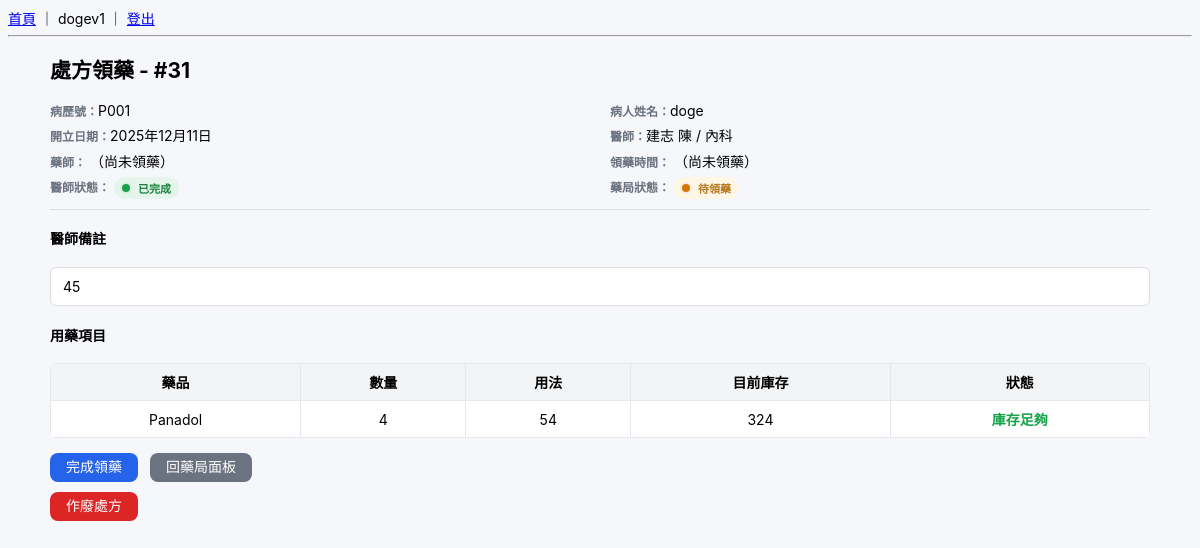
The app's page /prescriptions/pharmacy/31/ (signed in) with its own data.
### prescriptions/models.py (models this page shows, shortened)
class Prescription(models.Model):
    STATUS_DRAFT = "draft"
    STATUS_FINAL = "final"
    STATUS_CHOICES = [
        (STATUS_DRAFT, "草稿"),
        (STATUS_FINAL, "已完成"),
    ]
    PHARMACY_PENDING   = "pending"    # 醫師已送出，等待領藥
    PHARMACY_DONE      = "done"       # 已領藥
    PHARMACY_CANCELLED = "cancelled"  # 退藥 / 作廢
    PHARMACY_STATUS_CHOICES = [
        (PHARMACY_PENDING,   "待領藥"),
        (PHARMACY_DONE,      "已領藥"),
        (PHARMACY_CANCELLED, "已作廢"),
    ]
    VERIFY_PENDING  = "pending"
    VERIFY_APPROVED = "approved"
    VERIFY_REJECTED = "rejected"
    VERIFY_QUERY    = "query"
    VERIFY_STATUS_CHOICES = [
        (VERIFY_PENDING,  "待審核"),
        (VERIFY_APPROVED, "已通過"),
        (VERIFY_REJECTED, "已退回"),
        (VERIFY_QUERY,    "需澄清"),
    ]
    patient = models.ForeignKey("patients.Patient", on_delete=models.PROTECT)
    doctor  = models.ForeignKey("doctors.Doctor", on_delete=models.PROTECT)
    date    = models.DateField(default=timezone.now)
    visit_ticket = models.OneToOneField(
        "queues.VisitTicket",
        on_delete=models.PROTECT,
        related_name="prescription",
        null=True,
        blank=True,
    )
    notes  = models.TextField(blank=True)
    status = models.CharField(
        max_length=20,
        choices=STATUS_CHOICES,
        default=STATUS_DRAFT,
    )
    pharmacy_status = models.CharField(
        max_length=20,
        choices=PHARMACY_STATUS_CHOICES,
        default=PHARMACY_PENDING,
    )
    dispensed_at = models.DateTimeField(null=True, blank=True)
    dispensed_by = models.ForeignKey(
        settings.AUTH_USER_MODEL,
        null=True,
        blank=True,
        on_delete=models.SET_NULL,
        related_name="dispensed_prescriptions",
        verbose_name="領藥藥師",
    )
    verify_status = models.CharField(
        "審核狀態",
        max_length=20,
        choices=VERIFY_STATUS_CHOICES,
        default=VERIFY_PENDING,
    )
    verify_note = models.TextField("審核意見", blank=True)
    verified_by = models.ForeignKey(
        settings.AUTH_USER_MODEL,
        null=True,
        blank=True,
        on_delete=models.SET_NULL,
        related_name="verified_prescriptions",
        verbose_name="審核藥師",
    )
    verified_at = models.DateTimeField("審核時間", null=True, blank=True)
    created_at = models.DateTimeField(auto_now_add=True)
    updated_at = models.DateTimeField(auto_now=True)

class PrescriptionItem(models.Model):
    prescription = models.ForeignKey(
        Prescription,
        on_delete=models.CASCADE,
        related_name="items",
    )
    drug = models.ForeignKey(
        Drug,
        on_delete=models.PROTECT,
        related_name="prescription_items",
    )
    quantity = models.PositiveIntegerField()
    usage = models.TextField(blank=True)
    days_supply = models.PositiveIntegerField("療程天數", default=7)
    treatment_days = models.PositiveIntegerField(
        "預計用藥天數",
        default=1,
        help_text="例如連續吃幾天：1、3、7...  ",
    )

### patients/models.py (models this page shows, shortened)
class Patient(models.Model):
    GENDER_MALE = "M"
    GENDER_FEMALE = "F"
    GENDER_OTHER = "O"
    GENDER_CHOICES = [
        (GENDER_MALE, "男"),
        (GENDER_FEMALE, "女"),
        (GENDER_OTHER, "其他 / 不透露"),
    ]
    BLOOD_A = "A"
    BLOOD_B = "B"
    BLOOD_AB = "AB"
    BLOOD_O = "O"
    BLOOD_UNKNOWN = "UNK"
    BLOOD_TYPE_CHOICES = [
        (BLOOD_A, "A 型"),
        (BLOOD_B, "B 型"),
        (BLOOD_AB, "AB 型"),
        (BLOOD_O, "O 型"),
        (BLOOD_UNKNOWN, "未知"),
    ]
    full_name = models.CharField("姓名", max_length=50)
    national_id = models.CharField("身分證", max_length=10, unique=True)
    nhi_no = models.CharField("健保卡號", max_length=20, blank=True)
    gender = models.CharField(
        "性別",
        max_length=1,
        choices=GENDER_CHOICES,
        blank=True,
    )
    birth_date = models.DateField("生日")
    blood_type = models.CharField(
        "血型",
        max_length=3,
        choices=BLOOD_TYPE_CHOICES,
        default=BLOOD_UNKNOWN,
        blank=True,
    )
    phone = models.CharField("電話", max_length=20, blank=True)
    email = models.EmailField("Email", max_length=100, blank=True)
    address = models.CharField("地址", max_length=200, blank=True)
    height_cm = models.PositiveIntegerField("身高（cm）", null=True, blank=True)
    weight_kg = models.DecimalField(
        "體重（kg）",
        max_digits=5,
        decimal_places=1,
        null=True,
        blank=True,
    )
    allergies = models.TextField(
        "過敏史",
        blank=True,
        help_text="例如：藥物過敏、食物過敏等",
    )
    chronic_diseases = models.TextField(
        "慢性疾病 / 重要病史",
        blank=True,
        help_text="例如：高血壓、糖尿病、心臟病等",
    )
    family_disease_notes = models.TextField(
    "家族病史",
    blank=True,
    null=True,
    help_text="例如：父母高血壓、糖尿病、遺傳疾病等",
    )
    other_risk_notes = models.TextField(
    "其他風險備註",
    blank=True,
    null=True,
    )
    emergency_contact_name = models.CharField("緊急聯絡人姓名", max_length=50, blank=True)
    emergency_contact_phone = models.CharField("緊急聯絡人電話", max_length=20, blank=True)
    emergency_contact_relation = models.CharField(
        "與病人關係",
        max_length=50,
        blank=True,
        help_text="例如：父、母、配偶、子女、朋友",
    )
    chart_no = models.CharField(
        "病歷號",
        max_length=20,
        unique=True,
        blank=True,
        editable=False,
    )
    note = models.TextField("其他備註", blank=True)
    created_at = models.DateTimeField("建立時間", auto_now_add=True)
    updated_at = models.DateTimeField("最後更新時間", auto_now=True)
    class Meta:
        verbose_name = "病人"
        verbose_name_plural = "病人"
        ordering = ["chart_no"]

### doctors/models.py (models this page shows, shortened)
class Doctor(models.Model):
    name = models.CharField("姓名", max_length=50)
    department = models.CharField("科別", max_length=50)
    room = models.CharField("診間", max_length=20, blank=True)
    user = models.OneToOneField(
        User, null=True, blank=True, on_delete=models.SET_NULL, verbose_name="使用者帳號"
    )
    is_active = models.BooleanField("啟用", default=True)
    class Meta:
        verbose_name = "醫師"
        verbose_name_plural = "醫師"

### inventory/models.py (models this page shows, shortened)
class Drug(models.Model):
    code = models.CharField("藥品代碼", max_length=50, unique=True)
    name = models.CharField("藥品名稱", max_length=100)
    generic_name = models.CharField("學名 / 成分", max_length=100, blank=True)
    form = models.CharField("劑型", max_length=50, blank=True)
    strength = models.CharField("規格", max_length=50, blank=True)
    unit = models.CharField("單位", max_length=20, default="顆")
    stock_quantity = models.PositiveIntegerField("目前庫存量", default=0)
    reorder_level = models.PositiveIntegerField("安全存量", default=0)
    is_active = models.BooleanField("是否啟用", default=True)
    created_at = models.DateTimeField(auto_now_add=True)
    updated_at = models.DateTimeField(auto_now=True)
    unit_price = models.DecimalField("單價", max_digits=10, decimal_places=2, default=0)
    class Meta:
        verbose_name = "藥品"
        verbose_name_plural = "藥品"

### prescriptions/views.py (the view, shortened to what this page needs)
# urls.py: path("pharmacy/<int:pk>/", views.dispense, name="dispense"),
@group_required("PHARMACY")
@transaction.atomic
def dispense(request, pk):
    prescription = get_object_or_404(
        Prescription.objects
        .select_related("patient", "doctor__user")
        .prefetch_related("items__drug"),
        pk=pk,
    )
    if prescription.verify_status != Prescription.VERIFY_APPROVED:
        messages.error(request, "此處方尚未通過藥師審核，不能領藥喵。")
        return redirect("prescriptions:pharmacy_panel")
    if prescription.pharmacy_status == Prescription.PHARMACY_CANCELLED:
        messages.error(request, "此處方已作廢或退藥，不能再領藥喵。")
        return redirect("prescriptions:pharmacy_panel")
    if prescription.pharmacy_status == Prescription.PHARMACY_DONE:
        messages.warning(request, "此處方已完成領藥，無需再次操作喵。")
        return redirect("prescriptions:pharmacy_panel")
    items = list(prescription.items.all())
    has_shortage = any(
        item.drug.stock_quantity < item.quantity
        for item in items
    )
    context = {
        "prescription": prescription,
        "items": items,
        "has_shortage": has_shortage,
    }
    return render(request, "prescriptions/pharmacy_dispense.html", context)

### common/utils.py (called while the page is built)
def group_required(group_name):
    def decorator(view_func):
        decorated_view_func = user_passes_test(
            lambda u: u.is_authenticated and u.groups.filter(name=group_name).exists()
        )(view_func)
        return decorated_view_func
    return decorator

### templates/prescriptions/pharmacy_dispense.html (shortened to what this page needs)
{% extends "base.html" %}
{% block content %}
<div class="pharmacy-dispense-page">
    <div class="dispense-header">
        <h2>處方領藥 - #{{ prescription.id }}</h2>
        <div class="info-grid">
            <div><span class="info-label">病歷號：</span>{{ prescription.patient.chart_no|default:prescription.patient.id }}</div>
            <div><span class="info-label">病人姓名：</span>{{ prescription.patient.full_name }}</div>
            <div><span class="info-label">開立日期：</span>{{ prescription.date }}</div>
            <div><span class="info-label">醫師：</span>{{ prescription.doctor.user.get_full_name }} / {{ prescription.doctor.department }}</div>
            <div>
                <span class="info-label">藥師：</span>
                {% if prescription.dispensed_by %}
                    {{ prescription.dispensed_by.get_full_name }}
                {% else %}（尚未領藥）{% endif %}
            </div>
            <div>
                <span class="info-label">領藥時間：</span>
                {% if prescription.dispensed_at %}
                    {{ prescription.dispensed_at }}
                {% else %}（尚未領藥）{% endif %}
            </div>
            <div>
                <span class="info-label">醫師狀態：</span>
                <span class="status-pill status-success">
                    <span class="status-dot status-dot-ok"></span>
                    {{ prescription.get_status_display }}
                </span>
            </div>
            <div>
                <span class="info-label">藥局狀態：</span>
                {% if prescription.pharmacy_status == prescription.PHARMACY_DONE %}
                <span class="status-pill status-success">
                    <span class="status-dot status-dot-ok"></span>
                    {{ prescription.get_pharmacy_status_display }}
                </span>
                {% elif prescription.pharmacy_status == prescription.PHARMACY_PENDING %}
                <span class="status-pill status-warning">
                    <span class="status-dot status-dot-warn"></span>
                    {{ prescription.get_pharmacy_status_display }}
                </span>
                {% elif prescription.pharmacy_status == prescription.PHARMACY_CANCELLED %}
                <span class="status-pill status-danger">
                    <span class="status-dot status-dot-bad"></span>
                    {{ prescription.get_pharmacy_status_display }}
                </span>
                {% endif %}
            </div>
        </div>
    </div>
    <h4>醫師備註</h4>
    <div class="notes-box">
        {{ prescription.notes|default:"（無備註）" }}
    </div>
    <h4>用藥項目</h4>
    <table class="rx-items-table">
        <thead>
            <tr>
                <th>藥品</th>
                <th>數量</th>
                <th>用法</th>
                <th>目前庫存</th>
                <th>狀態</th>
            </tr>
        </thead>
        <tbody>
        {% for item in items %}
            <tr>
                <td>{{ item.drug.name }}</td>
                <td>{{ item.quantity }}</td>
                <td class="usage-col">{{ item.usage|linebreaksbr }}</td>
                <td>{{ item.drug.stock_quantity }}</td>
                <td>
                    {% if item.drug.stock_quantity >= item.quantity %}
                        <span class="stock-ok">庫存足夠</span>
                    {% else %}
                        <span class="stock-low">庫存不足！</span>
                    {% endif %}
                </td>
            </tr>
        {% endfor %}
        </tbody>
    </table>
    <div class="actions-row">
        {% if prescription.pharmacy_status == prescription.PHARMACY_PENDING %}
            <a href="{% url 'prescriptions:dispense_confirm' prescription.id %}"
               class="btn btn-primary {% if has_shortage %}btn-disabled{% endif %}">
                完成領藥
            </a>
        {% else %}
            <button class="btn btn-primary btn-disabled">已完成領藥</button>
        {% endif %}
        <a href="{% url 'prescriptions:pharmacy_panel' %}" class="btn btn-secondary">回藥局面板</a>
    </div>
    <form method="post"
          action="{% url 'prescriptions:cancel_or_return' prescription.id %}"
          class="actions-row"
          style="margin-top:10px;">
        {% if prescription.pharmacy_status == prescription.PHARMACY_PENDING %}
            <button type="submit" class="btn btn-danger">作廢處方</button>
        {% elif prescription.pharmacy_status == prescription.PHARMACY_DONE %}
            <button type="submit" class="btn btn-warning">退藥並作廢</button>
        {% endif %}
    </form>
</div>
{% endblock %}

### templates/base.html (shortened to what this page needs)
<!DOCTYPE html>
{% load static %}
<html lang="zh-Hant">
<head>
  <link rel="stylesheet" href="{% static 'css/app.css' %}">
  <link rel="stylesheet" href="{% static 'css/hospital_theme.css' %}">
</head>
<body>
  <div>
    <a href="/">首頁</a>
    {% if user.is_authenticated %}
      ｜ {{ user.username }} ｜ <a href="/logout/">登出</a>
    {% else %}
      ｜ <a href="/login/">登入</a>
    {% endif %}
  </div>
  <hr>
  {% block content %}{% endblock %}
</body>
</html>

### static/CSS/app.css (style rules this page uses)
.status-dot { display: inline-block; width: 8px; height: 8px; border-radius: 9999px; margin-right: 4px; vertical-align: middle; }

### static/CSS/hospital_theme.css (style rules this page uses)
body { background-color: #f5f7fb; font-family: -apple-system, BlinkMacSystemFont, "Segoe UI", "Noto Sans TC", "Microsoft JhengHei", system-ui, sans-serif; font-size: 14px; }
.btn { display: inline-flex; align-items: center; justify-content: center; padding: 6px 14px; border-radius: 999px; border: 1px solid #d2d7e5; background-color: #ffffff; color: #1f2937; font-size: 0.9rem; line-height: 1.2; text-decoration: none; cursor: pointer; white-space: nowrap; gap: 6px; transition: background-color 0.15s ease, border-color 0.15s ease, box-shadow 0.15s ease, transform 0.05s ease; }
.btn-secondary { background-color: #f3f4ff; color: #111827; border-color: #d2d7e5; }
.status-dot { display: inline-block; width: 8px; height: 8px; border-radius: 999px; margin-right: 4px; }
.status-dot-ok { background-color: #22c55e; }
.status-dot-warn { background-color: #eab308; }
.btn { display: inline-flex; align-items: center; gap: 6px; padding: 6px 16px; font-size: 14px; border-radius: 8px; font-weight: 500; text-decoration: none; border: none; cursor: pointer; transition: 0.15s; }
.btn-primary { background: #2563eb; color: white; }
.btn-secondary { background: #6b7280; color: white; }
.btn-danger { background: #dc2626; color: white; }
.pharmacy-dispense-page { max-width: 1100px; margin: 0 auto; }
.dispense-header { margin-bottom: 15px; padding-bottom: 10px; border-bottom: 1px solid #ddd; }
.info-grid { display: grid; grid-template-columns: repeat(2, minmax(0, 1fr)); gap: 6px 20px; font-size: 14px; }
.info-label { font-weight: 600; color: #444; }
.status-pill { display: inline-flex; align-items: center; gap: 4px; padding: 3px 8px; border-radius: 999px; font-size: 11px; font-weight: 600; }
.status-success { background: #e6f5ec; color: #16803c; }
.status-warning { background: #fff7e6; color: #b7791f; }
.status-dot { width: 6px; height: 6px; border-radius: 50%; }
.status-dot-ok { background: #16a34a; }
.status-dot-warn { background: #d97706; }
.notes-box { background: #fff; border: 1px solid #ddd; padding: 10px 12px; border-radius: 6px; }
.rx-items-table { width: 100%; border-collapse: collapse; background: white; margin-top: 10px; border-radius: 6px; overflow: hidden; }
.rx-items-table th { background: #f3f4f6; font-weight: 600; }
.rx-items-table th, .rx-items-table td { border: 1px solid #e5e7eb; padding: 8px 10px; text-align: center; }
.usage-col { text-align: left; }
.stock-ok { color: #16a34a; font-weight: 600; }
.actions-row { display: flex; gap: 12px; margin-top: 15px; }
.info-label { font-size: 12px; font-weight: 600; color: #6b7280; margin-bottom: 2px; }
.status-dot { width: 8px; height: 8px; border-radius: 999px; display:inline-block; box-shadow: 0 0 0 2px rgba(0,0,0,0.04); }

### records on screen
Prescription: id "31", patient.chart_no "P001", patient.full_name "doge", date "2025年12月11日", doctor.user.get_full_name "建志 陳", doctor.department "內科", status "已完成", pharmacy_status "待領藥", notes "45"
PrescriptionItem: drug.name "Panadol", quantity "4", usage "54", drug.stock_quantity "324", shows "庫存足夠"

### other values on screen
{{ user.username }} "dogev1"
